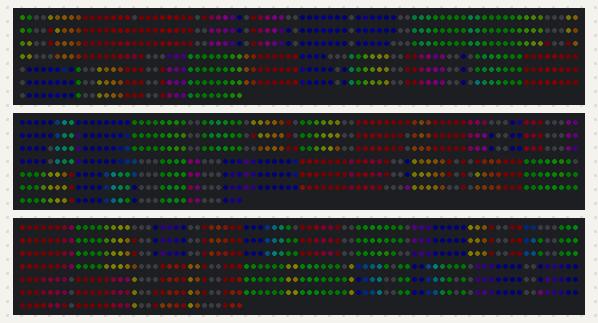
Bench run of a program on a simulated Seeed XIAO ESP32-S3. On the bench: 3 × 512 RGB LEDs in strip order, left to right, continuing on the next row. Dim RGB values are drawn brighter than linear.

Above: at 0.25 s.
At 5.14 s:
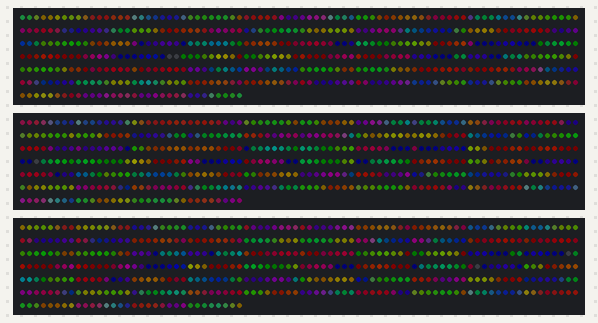
At 10.02 s:
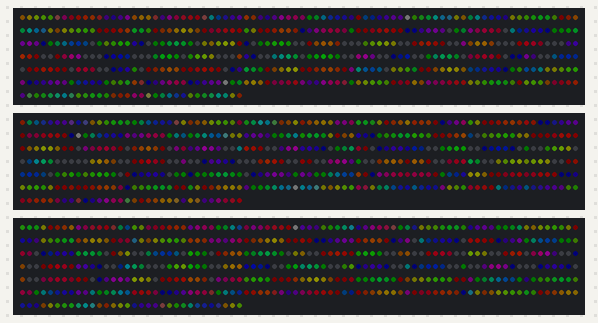
At 14.91 s:
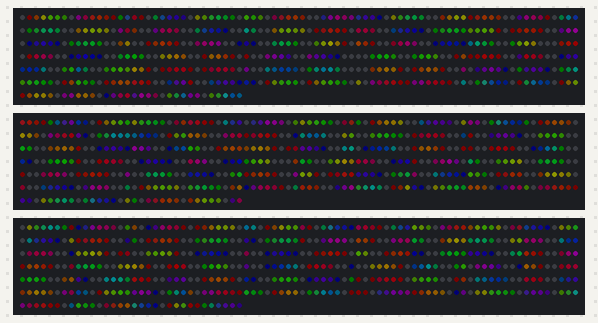
At 19.8 s:
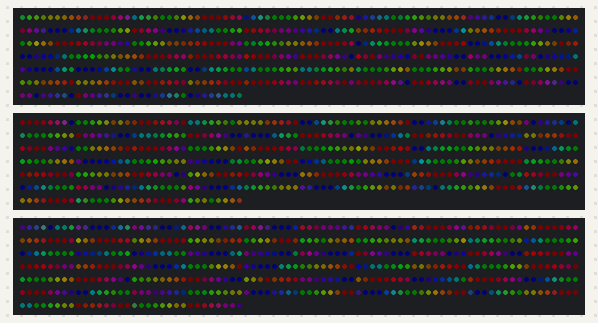
At 39.66 s:
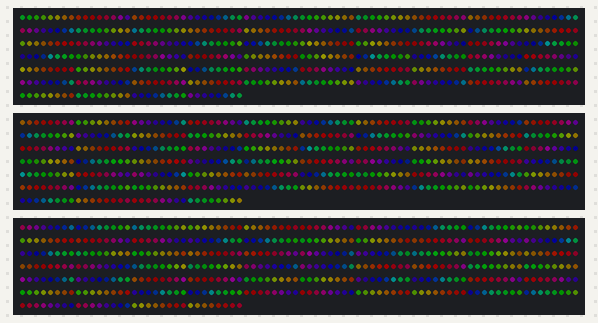

The program:

main.cpp
```cpp
// Basic framework ******************************************************************************
#include <Arduino.h>
#include <FastLED.h>
#include "matrixMap_32x48_3pin.h"

#define HEIGHT 32
#define WIDTH 48
#define NUM_LEDS ( WIDTH * HEIGHT )

#define NUM_SEGMENTS 3
#define NUM_LEDS_PER_SEGMENT 512

CRGB leds[NUM_LEDS];
uint16_t ledNum;

#define DATA_PIN_1 2
#define DATA_PIN_2 3
#define DATA_PIN_3 4

using namespace fl;

uint8_t SPEED = 5;
float speedfactor = SPEED/6;
uint8_t BRIGHTNESS = 40;

CRGB newcolor = CRGB::Black;

//*******************************************************************************************

void setup() {

  FastLED.addLeds<WS2812B, DATA_PIN_1, GRB>(leds, 0, NUM_LEDS_PER_SEGMENT)
    .setCorrection(TypicalLEDStrip);

  FastLED.addLeds<WS2812B, DATA_PIN_2, GRB>(leds, NUM_LEDS_PER_SEGMENT, NUM_LEDS_PER_SEGMENT)
    .setCorrection(TypicalLEDStrip);

  FastLED.addLeds<WS2812B, DATA_PIN_3, GRB>(leds, NUM_LEDS_PER_SEGMENT * 2, NUM_LEDS_PER_SEGMENT)
    .setCorrection(TypicalLEDStrip);

 FastLED.setBrightness(BRIGHTNESS);

 FastLED.clear();
 FastLED.show();

}

//*******************************************************************************************

void pride() {

  static uint16_t sPseudotime = 0;
  static uint16_t sLastMillis = 0;
  static uint16_t sHue16 = 0;

  uint8_t sat8 = beatsin88( 87, 240, 255);
  uint8_t brightdepth = beatsin88( 341, 96, 224);
  uint16_t brightnessthetainc16 = beatsin88( 203, (25 * 256), (40 * 256));
  uint8_t msmultiplier = beatsin88(147, 23, 60);

  uint16_t hue16 = sHue16;
  uint16_t hueinc16 = beatsin88(113, 1, 3000 );
  uint16_t ms = millis();
  uint16_t deltams = ms - sLastMillis ;
  sLastMillis  = ms;
  sPseudotime += deltams * msmultiplier*speedfactor;
  sHue16 += deltams * beatsin88( 400, 5,9);
  uint16_t brightnesstheta16 = sPseudotime;

  for( uint16_t i = 0 ; i < NUM_LEDS; i++ ) {

    hue16 += hueinc16;
    uint8_t hue8 = hue16 / 256;

    brightnesstheta16  += brightnessthetainc16;
    uint16_t b16 = sin16( brightnesstheta16  ) + 32768;

    uint16_t bri16 = (uint32_t)((uint32_t)b16 * (uint32_t)b16) / 65536;
    uint8_t bri8 = (uint32_t)(((uint32_t)bri16) * brightdepth) / 65536;
    bri8 += (255 - brightdepth);

    newcolor = CHSV( hue8, sat8, bri8);
    ledNum = loc2indSerp[i];

    nblend( leds[ledNum], newcolor, 64);

  }

}

void loop() {
  pride();
  FastLED.show();
}
```

Source omitted: p_32x48_3pin.h (data table, 33377 bytes)
